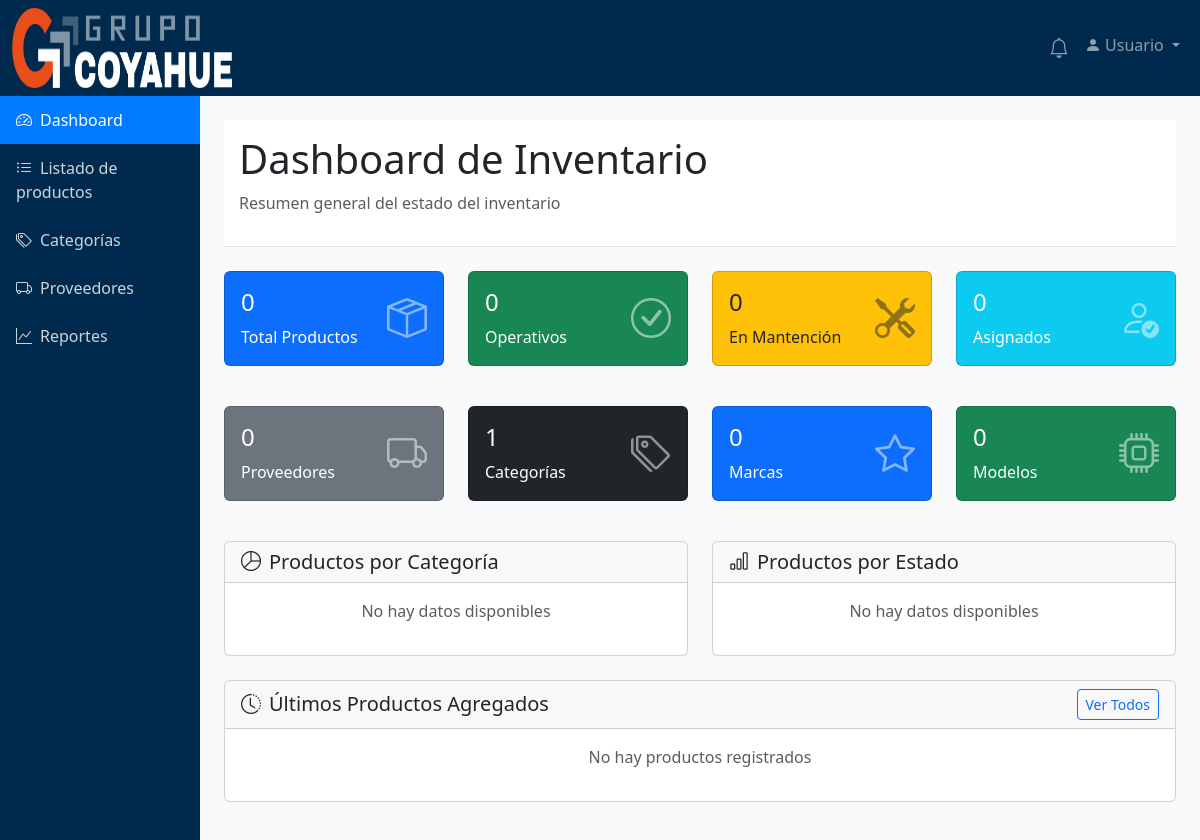
Page /api/ on the earlier database version.
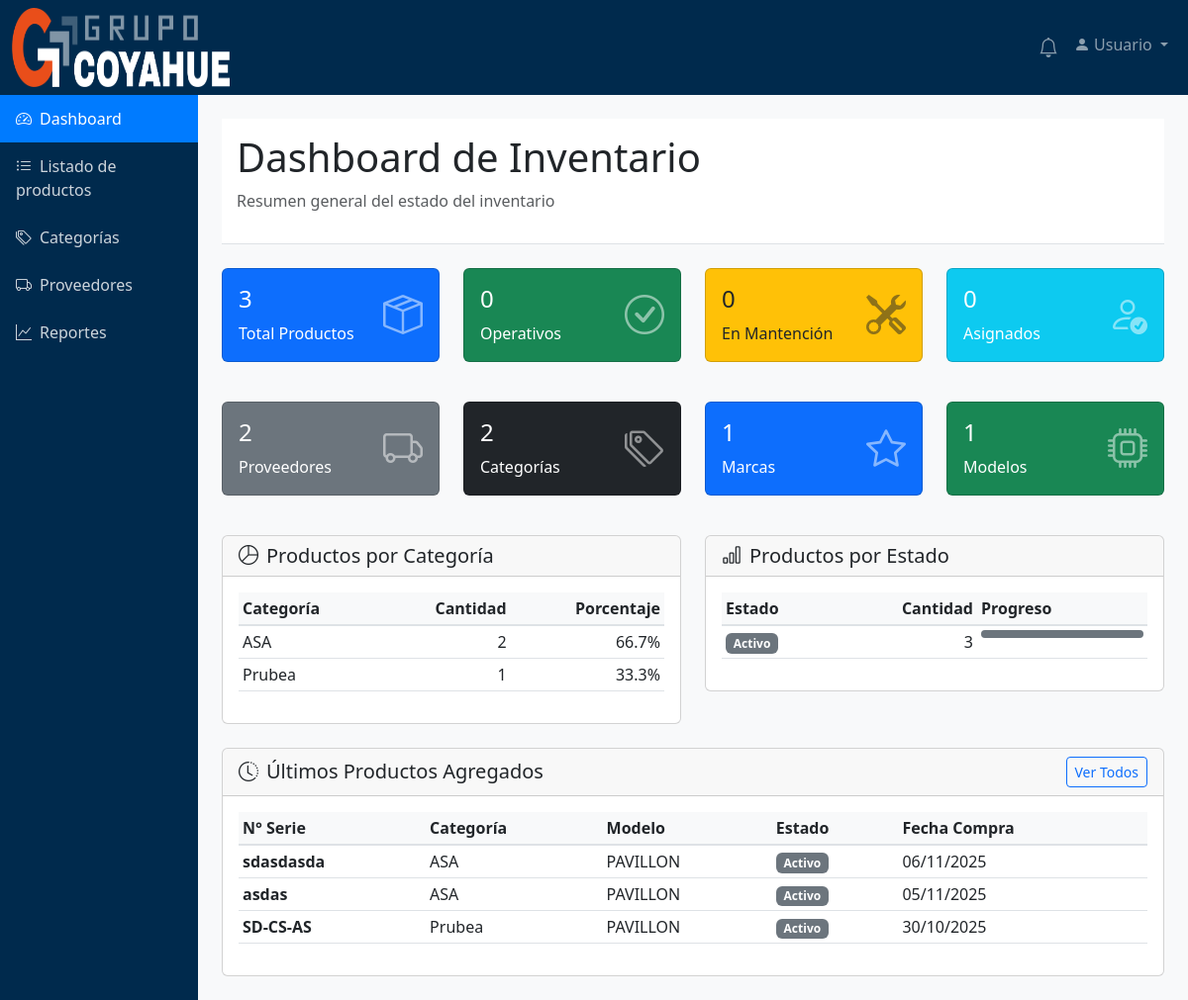
Same page on the later database version.
### app_inventario/models.py (models this page shows, shortened)
class Categorias(models.Model):
    nombre = models.CharField(max_length=100, unique=True)
    imagen =models.ImageField(upload_to='categorias/', blank=True, null=True)
    class Meta:
        verbose_name_plural = "Categorías"

class Estados(models.Model):
    nombre = models.CharField(max_length=100, unique=True)
    descripcion = models.TextField(blank=True, null=True)
    class Meta:
        verbose_name_plural = "Estados"

class Productos(models.Model):
    nro_serie = models.CharField(max_length=100, unique=True, verbose_name="Número de Serie")
    fecha_compra = models.DateField()
    estado = models.ForeignKey(Estados, on_delete=models.PROTECT, related_name='productos')
    documento_factura = models.CharField(max_length=200, blank=True, null=True)
    garantia_meses = models.PositiveIntegerField(default=12)
    fecha_venc_garantia = models.DateField(blank=True, null=True)
    ESTADOS_GARANTIA = [
        ('VIGENTE', 'Vigente'),
        ('VENCIDA', 'Vencida'),
        ('NO_APLICA', 'No aplica')
    ]
    estado_garantia = models.CharField(max_length=20, choices=ESTADOS_GARANTIA, default='VIGENTE')
    proveedor = models.ForeignKey(Proveedores, on_delete=models.PROTECT, related_name='productos')
    modelo = models.ForeignKey(Modelos, on_delete=models.PROTECT, related_name='productos')
    categoria = models.ForeignKey(Categorias, on_delete=models.PROTECT, related_name='productos')
    sucursal = models.ForeignKey(Sucursales, on_delete=models.PROTECT, null=True, blank=True, related_name='productos')
    class Meta:
        verbose_name_plural = "Productos"

class Modelos(models.Model):
    marca = models.ForeignKey(Marcas, on_delete=models.CASCADE, related_name='modelos')
    nombre = models.CharField(max_length=200)
    class Meta:
        verbose_name_plural = "Modelos"
        unique_together = ['marca', 'nombre']

### app_inventario/views.py (the view)
# urls.py: path('', views.dashboard, name='dashboard'),
def dashboard(request):
    from django.db.models import Count
    total_productos = Productos.objects.count()
    productos_operativos = Productos.objects.filter(
        estado__nombre="Operativo"
    ).count()
    productos_mantencion = Productos.objects.filter(
        estado__nombre="En Mantención"
    ).count()
    productos_asignados = Asignaciones.objects.filter(
        fecha_devolucion__isnull=True
    ).count()
    total_proveedores = Proveedores.objects.count()
    total_categorias = Categorias.objects.count()
    total_marcas = Marcas.objects.count()
    total_modelos = Modelos.objects.count()
    productos_por_categoria = (
        Categorias.objects.annotate(total=Count("productos"))
        .filter(total__gt=0)
        .order_by("-total")[:5]
    )
    for categoria in productos_por_categoria:
        if total_productos > 0:
            categoria.porcentaje = (categoria.total / total_productos) * 100
        else:
            categoria.porcentaje = 0
    productos_por_estado = (
        Estados.objects.annotate(total=Count("productos"))
        .filter(total__gt=0)
        .order_by("-total")
    )
    for estado in productos_por_estado:
        if total_productos > 0:
            estado.porcentaje = (estado.total / total_productos) * 100
        else:
            estado.porcentaje = 0
    ultimos_productos = Productos.objects.select_related(
        "categoria", "modelo", "estado"
    ).order_by("-fecha_compra")[:5]
    context = {
        "total_productos": total_productos,
        "productos_operativos": productos_operativos,
        "productos_mantencion": productos_mantencion,
        "productos_asignados": productos_asignados,
        "total_proveedores": total_proveedores,
        "total_categorias": total_categorias,
        "total_marcas": total_marcas,
        "total_modelos": total_modelos,
        "productos_por_categoria": productos_por_categoria,
        "productos_por_estado": productos_por_estado,
        "ultimos_productos": ultimos_productos,
    }
    return render(request, "dashboard.html", context)

### app_inventario/templates/dashboard.html (shortened to what the changed rows need)
<!DOCTYPE html>
{% load static %}
<html lang="es">
<head>
    <link href="https://cdn.jsdelivr.net/npm/bootstrap@5.3.0-alpha1/dist/css/bootstrap.min.css" rel="stylesheet">
    <link rel="stylesheet" href="https://cdn.jsdelivr.net/npm/bootstrap-icons@1.10.0/font/bootstrap-icons.css">
    <link href="{% static 'css/styles.css' %}" rel="stylesheet">
</head>
<body>
    <div class="container-fluid">
        <div class="row">
            <div class="col-md-10 p-4">
                <div class="content-header mb-4">
                    <h1>Dashboard de Inventario</h1>
                </div>
                <div class="row mb-4">
                    <div class="col-md-3 mb-3">
                        <div class="card bg-primary text-white">
                            <div class="card-body">
                                <div class="d-flex justify-content-between align-items-center">
                                    <div>
                                        <h4 class="card-title">{{ total_productos }}</h4>
                                        <p class="card-text mb-0">Total Productos</p>
                                    </div>
                                </div>
                            </div>
                        </div>
                    </div>
                </div>
                <div class="row mb-4">
                    <div class="col-md-3 mb-3">
                        <div class="card bg-secondary text-white">
                            <div class="card-body">
                                <div class="d-flex justify-content-between align-items-center">
                                    <div>
                                        <h4 class="card-title">{{ total_proveedores }}</h4>
                                        <p class="card-text mb-0">Proveedores</p>
                                    </div>
                                </div>
                            </div>
                        </div>
                    </div>
                    <div class="col-md-3 mb-3">
                        <div class="card bg-dark text-white">
                            <div class="card-body">
                                <div class="d-flex justify-content-between align-items-center">
                                    <div>
                                        <h4 class="card-title">{{ total_categorias }}</h4>
                                        <p class="card-text mb-0">Categorías</p>
                                    </div>
                                </div>
                            </div>
                        </div>
                    </div>
                    <div class="col-md-3 mb-3">
                        <div class="card bg-primary text-white">
                            <div class="card-body">
                                <div class="d-flex justify-content-between align-items-center">
                                    <div>
                                        <h4 class="card-title">{{ total_marcas }}</h4>
                                        <p class="card-text mb-0">Marcas</p>
                                    </div>
                                </div>
                            </div>
                        </div>
                    </div>
                    <div class="col-md-3 mb-3">
                        <div class="card bg-success text-white">
                            <div class="card-body">
                                <div class="d-flex justify-content-between align-items-center">
                                    <div>
                                        <h4 class="card-title">{{ total_modelos }}</h4>
                                        <p class="card-text mb-0">Modelos</p>
                                    </div>
                                </div>
                            </div>
                        </div>
                    </div>
                </div>
                <div class="row">
                    <div class="col-md-6 mb-4">
                        <div class="card">
                            <div class="card-body">
                                {% if productos_por_categoria %}
                                    <div class="table-responsive">
                                        <table class="table table-sm">
                                            <thead>
                                                <tr>
                                                    <th>Categoría</th>
                                                    <th class="text-end">Cantidad</th>
                                                    <th class="text-end">Porcentaje</th>
                                                </tr>
                                            </thead>
                                            <tbody>
                                                {% for cat in productos_por_categoria %}
                                                <tr>
                                                    <td>{{ cat.nombre }}</td>
                                                    <td class="text-end">{{ cat.total }}</td>
                                                    <td class="text-end">{{ cat.porcentaje|floatformat:1 }}%</td>
                                                </tr>
                                                {% endfor %}
                                            </tbody>
                                        </table>
                                    </div>
                                {% else %}
                                    <p class="text-muted text-center">No hay datos disponibles</p>
                                {% endif %}
                            </div>
                        </div>
                    </div>
                    <div class="col-md-6 mb-4">
                        <div class="card">
                            <div class="card-body">
                                {% if productos_por_estado %}
                                    <div class="table-responsive">
                                        <table class="table table-sm">
                                            <thead>
                                                <tr>
                                                    <th>Estado</th>
                                                    <th class="text-end">Cantidad</th>
                                                    <th width="40%">Progreso</th>
                                                </tr>
                                            </thead>
                                            <tbody>
                                                {% for estado in productos_por_estado %}
                                                <tr>
                                                    <td>
                                                        <span class="badge
                                                            {% if estado.nombre == 'Operativo' %}bg-success
                                                            {% elif estado.nombre == 'En Mantención' %}bg-warning text-dark
                                                            {% elif estado.nombre == 'Dado de Baja' %}bg-danger
                                                            {% else %}bg-secondary{% endif %}">
                                                            {{ estado.nombre }}
                                                        </span>
                                                    </td>
                                                    <td class="text-end">{{ estado.total }}</td>
                                                    <td>
                                                        <div class="progress" style="height: 8px;">
                                                            <div class="progress-bar
                                                                {% if estado.nombre == 'Operativo' %}bg-success
                                                                {% elif estado.nombre == 'En Mantención' %}bg-warning
                                                                {% elif estado.nombre == 'Dado de Baja' %}bg-danger
                                                                {% else %}bg-secondary{% endif %}"
                                                                style="width: {{ estado.porcentaje }}%">
                                                            </div>
                                                        </div>
                                                    </td>
                                                </tr>
                                                {% endfor %}
                                            </tbody>
                                        </table>
                                    </div>
                                {% else %}
                                    <p class="text-muted text-center">No hay datos disponibles</p>
                                {% endif %}
                            </div>
                        </div>
                    </div>
                </div>
                <div class="row">
                    <div class="col-12">
                        <div class="card">
                            <div class="card-body">
                                {% if ultimos_productos %}
                                    <div class="table-responsive">
                                        <table class="table table-hover table-sm">
                                            <thead>
                                                <tr>
                                                    <th>N° Serie</th>
                                                    <th>Categoría</th>
                                                    <th>Modelo</th>
                                                    <th>Estado</th>
                                                    <th>Fecha Compra</th>
                                                </tr>
                                            </thead>
                                            <tbody>
                                                {% for producto in ultimos_productos %}
                                                <tr>
                                                    <td><strong>{{ producto.nro_serie }}</strong></td>
                                                    <td>{{ producto.categoria.nombre }}</td>
                                                    <td>{{ producto.modelo.nombre }}</td>
                                                    <td>
                                                        <span class="badge
                                                            {% if producto.estado.nombre == 'Operativo' %}bg-success
                                                            {% elif producto.estado.nombre == 'En Mantención' %}bg-warning text-dark
                                                            {% elif producto.estado.nombre == 'Dado de Baja' %}bg-danger
                                                            {% else %}bg-secondary{% endif %}">
                                                            {{ producto.estado.nombre }}
                                                        </span>
                                                    </td>
                                                    <td>{{ producto.fecha_compra|date:"d/m/Y" }}</td>
                                                </tr>
                                                {% endfor %}
                                            </tbody>
                                        </table>
                                    </div>
                                {% else %}
                                    <p class="text-muted text-center">No hay productos registrados</p>
                                {% endif %}
                            </div>
                        </div>
                    </div>
                </div>
            </div>
        </div>
    </div>
</body>
</html>

Differences in the rows shown:
added Categorias: nombre "ASA", total "2", porcentaje "66.7"
now on this page (row unchanged): Categorias: nombre "Prubea", total "1", porcentaje "33.3"
added Estados: nombre "Activo", total "3"
added Productos: nro_serie "sdasdasda", categoria.nombre "ASA", modelo.nombre "PAVILLON", estado.nombre "Activo", fecha_compra "06/11/2025"
added Productos: nro_serie "asdas", categoria.nombre "ASA", modelo.nombre "PAVILLON", estado.nombre "Activo", fecha_compra "05/11/2025"
added Productos: nro_serie "SD-CS-AS", categoria.nombre "Prubea", modelo.nombre "PAVILLON", estado.nombre "Activo", fecha_compra "30/10/2025"
Other differences:
{{ total_productos }}: "0" → "3"
{{ total_proveedores }}: "0" → "2"
{{ total_categorias }}: "1" → "2"
{{ total_marcas }}: "0" → "1"
{{ total_modelos }}: "0" → "1"
text no longer shown: "No hay datos disponibles No hay datos disponibles No hay productos registrados"
text now shown: "Categoría Cantidad Porcentaje Estado Cantidad Progreso N° Serie Categoría Modelo Estado Fecha Compra"
